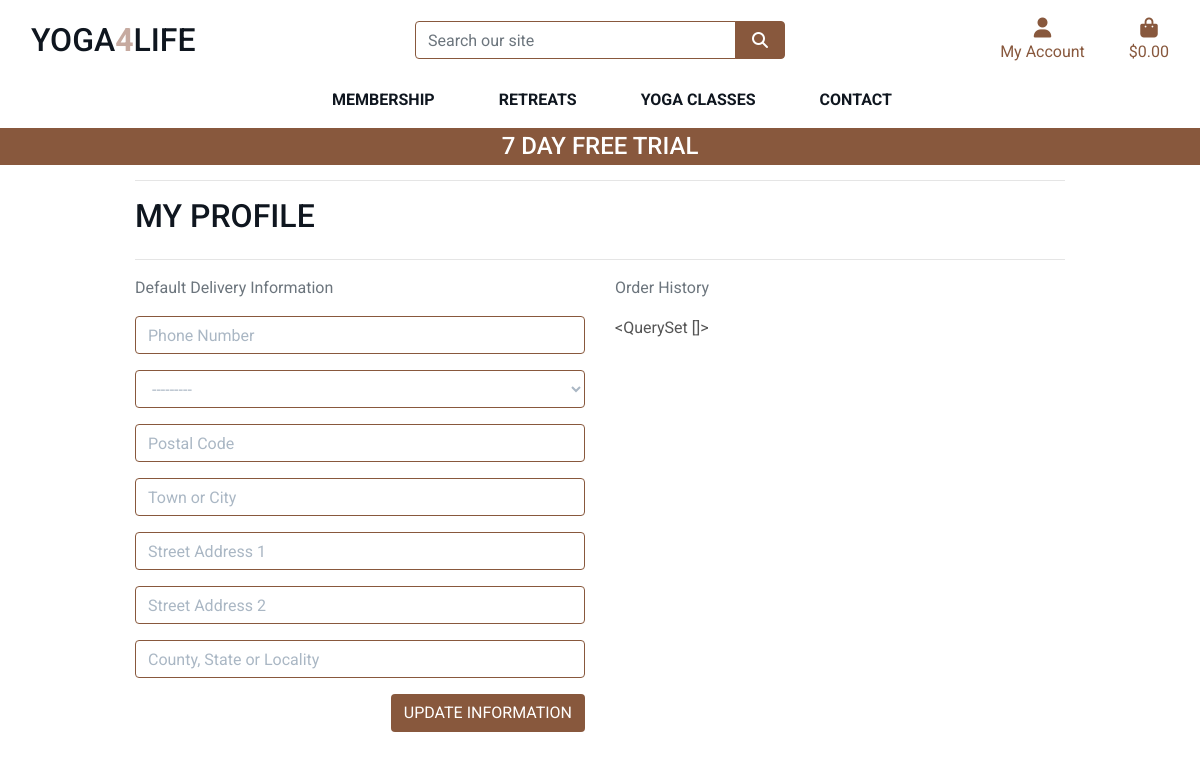
The page /profile/ (signed in) on the database as committed earlier.
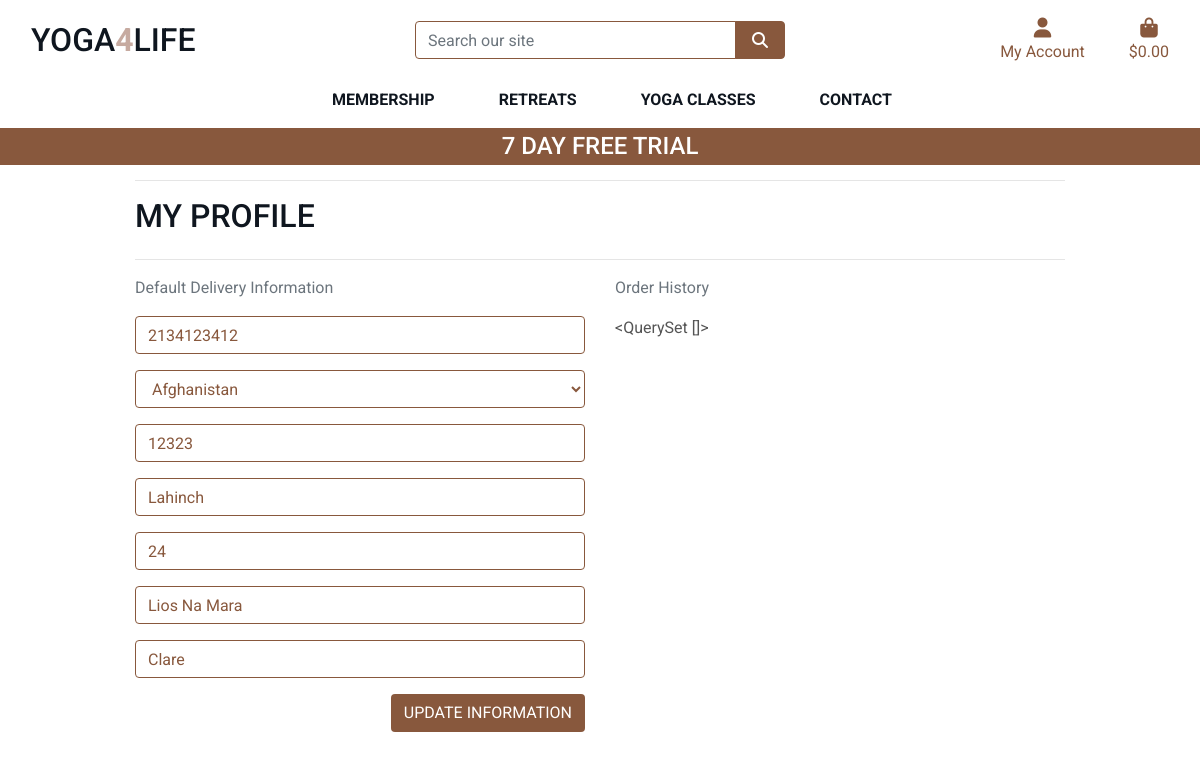
The same page on the database as committed later.
### profiles/models.py (models this page shows, shortened)
class UserProfile(models.Model):
    user = models.OneToOneField(User, on_delete=models.CASCADE)
    default_phone_number = models.CharField(max_length=20, null=True, blank=True)
    default_country = CountryField(blank_label='Country', null=True, blank=True)
    default_postcode = models.CharField(max_length=20, null=True, blank=True)
    default_town_or_city = models.CharField(max_length=40, null=True, blank=True)
    default_street_address1 = models.CharField(max_length=80, null=True, blank=True)
    default_street_address2 = models.CharField(max_length=80, null=True, blank=True)
    default_county = models.CharField(max_length=80, null=True, blank=True)

### profiles/views.py (the view)
# urls.py: path('', views.profile, name='profile')
def profile(request):
    profile = get_object_or_404(UserProfile, user=request.user)
    if request.method == 'POST':
        form = UserProfileForm(request.POST, instance=profile)
        if form.is_valid():
            form.save()
            messages.success(request, 'Profile updated successfully')
    form = UserProfileForm(instance=profile)
    orders = profile.orders.all()
    template = 'profiles/profile.html'
    context = {
        'form': form,
        'orders': orders,
        'on_profile_page': True
    }
    return render(request, template, context)

### profiles/forms.py
class UserProfileForm(forms.ModelForm):
    class Meta:
        model = UserProfile
        exclude = ('user',)
    def __init__(self, *args, **kwargs):
        super().__init__(*args, **kwargs)
        placeholders = {
            'default_phone_number': 'Phone Number',
            'default_postcode': 'Postal Code',
            'default_town_or_city': 'Town or City',
            'default_street_address1': 'Street Address 1',
            'default_street_address2': 'Street Address 2',
            'default_county': 'County, State or Locality',
        }
        self.fields['default_phone_number'].widget.attrs['autofocus'] = True
        for field in self.fields:
            if field != 'default_country':
                if self.fields[field].required:
                    placeholder = f'{placeholders[field]} *'
                else:
                    placeholder = placeholders[field]
                self.fields[field].widget.attrs['placeholder'] = placeholder
            self.fields[field].widget.attrs['class'] = 'border-brown rounded-1 profile-form-input'
            self.fields[field].label = False

### cart/contexts.py (called while the page is built, shortened)
def cart_contents(request):
    cart_items = []
    total = 0
    retreat_count = 0
    cart = request.session.get('cart', {})
    grand_total = total
    context = {
        'cart_items': cart_items,
        'total': total,
        'retreat_count': retreat_count,
        'grand_total': grand_total,
    }
    print(grand_total)
    return context

### profiles/templates/profiles/profile.html (shortened to what this page needs)
{% extends "base.html" %}
{% load static %}
{% block extra_css %}
    <link rel="stylesheet" href="{% static 'profiles/css/profile.css' %}">
{% endblock %}
{% block page_header %}
    <div class="container header-container">
    </div>
{% endblock %}
{% block content %}
    <div class="container">
        <div class="row">
            <div class="col">
                <hr>
                <h2 class="logo-font mb-4">My Profile</h2>
                <hr>
            </div>
        </div>
        <div class="row">
            <div class="col-12 col-lg-6">
                <p class="text-muted">Default Delivery Information</p>
                <form class="mt-3" action="{% url 'profile' %}" method="POST" id="profile-update-form">
                    {{ form|crispy }}
                    <button class="btn btn-brown rounded-1 text-uppercase float-right">Update Information</button>
                </form>
            </div>
            <div class="col-12 col-lg-6">
                <p class="text-muted">Order History</p>
                {{ orders }}
            </div>
        </div>
{% endblock %}

### templates/base.html (shortened to what this page needs)
{% load static %}
<!doctype html>
<html lang="en">
  <head>
    {% block corecss %}
        <link rel="stylesheet" href="https://stackpath.bootstrapcdn.com/bootstrap/4.4.1/css/bootstrap.min.css">
        <link rel="stylesheet" href="{% static 'css/base.css' %}">
    {% endblock %}
    {% block extra_css %}
    {% endblock %}
  </head>
  <body>
     <header class="container-fluid fixed-top">
        <div id="topnav" class="row bg-white pt-lg-2 d-none d-lg-flex">
            <div class="col-12 col-lg-4 my-auto py-1 py-lg-0 text-center text-lg-left">
                <a href="{% url 'home' %}" class="nav-link main-logo-link">
                    <h2 class="logo-font text-black my-0">Yoga<strong class="text-pink">4</strong>Life</h2>
                </a>
            </div>
            <div class="col-12 col-lg-4 my-auto py-1 py-lg-0">
                <form method="GET" action="{% url 'retreats' %}">
                    <div class="input-group w-100">
                        <input class="form-control border border-brown rounded-1" type="text" name="q" placeholder="Search our site">
                        <div class="input-group-append">
                            <button class="form-control btn btn-brown border border-brown rounded-1" type="submit">
                                <span class="icon">
                                    <i class="fas fa-search"></i>
                                </span>
                            </button>
                        </div>
                    </div>
                </form>
            </div>
            <div class="col-12 col-lg-4 my-auto py-1 py-lg-0">
                <ul class="list-inline list-unstyled text-center text-lg-right my-0">
                    <li class="list-inline-item dropdown">
                        <a class="text-black nav-link" href="#" id="user-options" data-toggle="dropdown" aria-haspopup="true" aria-expanded="false">
                            <div class="text-center text-brown">
                                <div><i class="fas fa-user fa-lg "></i></div>
                                <p class="my-0">My Account</p>
                            </div>
                        </a>
                    </li>
                    <li class="list-inline-item">
                        <a class="{% if grand_total %}text-gold font-weight-bold{% else %}text-brown{% endif %} nav-link" href="{% url 'view_cart' %}">
                            <div class="text-center">
                                <div><i class="fas fa-shopping-bag fa-lg"></i></div>
                                <p class="my-0">
                                    {% if grand_total %}
                                        ${{ grand_total|floatformat:2 }}
                                    {% else %}
                                        $0.00
                                    {% endif %}
                                </p>
                            </div>
                        </a>
                    </li>
                </ul>
            </div>
        </div>
        <div class="row bg-white">
            <nav class="navbar navbar-expand-lg navbar-light w-100">
                {% include 'includes/main-nav.html' %}
            </nav>
        </div>
        <div id="promotions-banner" class="row text-center">
            <div class="col bg-brown text-white">
                <h4 class="logo-font-white my-1">7 Day FREE Trial </h4>
            </div>
        </div>
    </header>
    {% block page_header %}
    {% endblock %}
    {% block content %}
    {% endblock %}
  </body>
</html>

### templates/includes/main-nav.html (shortened to what this page needs)
<div class="collapse navbar-collapse" id="main-nav">
    <ul class="navbar-nav w-auto mx-auto">
        <li class="nav-item dropdown">
            <a class="logo-font font-weight-bold nav-link text-black mr-5" href="#" id="membership-link" data-toggle="dropdown" aria-haspopup="true" aria-expanded="false">
                Membership
            </a>
        </li>
        <li class="nav-item dropdown">
            <a class="logo-font font-weight-bold nav-link text-black mr-5" href="#" id="retreats-link" data-toggle="dropdown" aria-haspopup="true" aria-expanded="false">
                Retreats
            </a>
        </li>
        <li class="nav-item dropdown">
            <a class="logo-font font-weight-bold nav-link text-black mr-5" href="#" id="yoga-classes-link" data-toggle="dropdown" aria-haspopup="true" aria-expanded="false">
                Yoga Classes
            </a>
        </li>
        <li class="nav-item dropdown">
            <a class="logo-font font-weight-bold nav-link text-black" href="#" id="contact-link" data-toggle="dropdown" aria-haspopup="true" aria-expanded="false">
                Contact
            </a>
        </li>
    </ul>
</div>

### static/css/base.css (style rules this page uses)
html { height: 100%; }
body { height: calc(100vh - 164px); color: #555; font-family: 'Roboto', sans-serif; }
.icon { align-items: center; display: inline-flex; justify-content: center; height: 1.5rem; width: 1.5rem; }
.logo-font { text-transform: uppercase; color: #0f161f; }
.logo-font-white { text-transform: uppercase; color: white; }
.main-logo-link { width: fit-content; }
.btn-brown { background: #88583d; color: white; }
.text-pink { color:#c6aaa0 !important; }
.text-brown { color: #88583d; }
.text-black { color:#0f161f !important; }
.border-brown { border: 1px solid #88583d !important; }
.bg-brown { background: #88583d; }
@media (min-width: 1200px) { .container { max-width: 80%; } }
@media (min-width: 992px) { .header-container { padding-top: 164px; } }

### profiles/static/profiles/css/profile.css (style rules this page uses)
#profile-update-form .form-control { color: #88583d; }
#profile-update-form input::placeholder { color: #aab7c4; }
#id_default_country, #id_default_country option:not(:first-child) { color: #88583d; }

Rows that differ between the two databases and show on the page:
changed UserProfile "<QuerySet []>": default_phone_number (not shown) → "2134123412"; default_country "---------" → "Afghanistan"; default_postcode (not shown) → "12323"; default_town_or_city (not shown) → "Lahinch"; default_street_address1 (not shown) → "24"; default_street_address2 (not shown) → "Lios Na Mara"; default_county (not shown) → "Clare"
